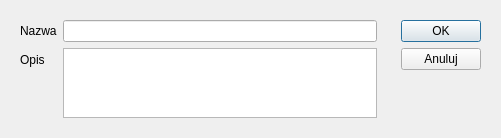
<?xml version="1.0" encoding="UTF-8"?>
<ui version="4.0">
 <class>AddEditTypeForm</class>
 <widget class="QDialog" name="AddEditTypeForm">
  <property name="windowModality">
   <enum>Qt::ApplicationModal</enum>
  </property>
  <property name="geometry">
   <rect>
    <x>0</x>
    <y>0</y>
    <width>501</width>
    <height>134</height>
   </rect>
  </property>
  <property name="windowTitle">
   <string>Dodaj/edytuj wpis słownikowy</string>
  </property>
  <layout class="QHBoxLayout" name="horizontalLayout">
   <item>
    <widget class="QWidget" name="widget" native="true">
     <layout class="QFormLayout" name="formLayout">
      <item row="0" column="0">
       <widget class="QLabel" name="label">
        <property name="text">
         <string>Nazwa</string>
        </property>
       </widget>
      </item>
      <item row="0" column="1">
       <widget class="QLineEdit" name="nameEdit"/>
      </item>
      <item row="1" column="0">
       <widget class="QLabel" name="label_2">
        <property name="text">
         <string>Opis</string>
        </property>
       </widget>
      </item>
      <item row="1" column="1">
       <widget class="QPlainTextEdit" name="descriptionEdit"/>
      </item>
     </layout>
    </widget>
   </item>
   <item>
    <widget class="QWidget" name="widget_2" native="true">
     <layout class="QVBoxLayout" name="verticalLayout">
      <item>
       <widget class="QPushButton" name="okButton">
        <property name="text">
         <string>OK</string>
        </property>
       </widget>
      </item>
      <item>
       <widget class="QPushButton" name="closeButton">
        <property name="text">
         <string>Anuluj</string>
        </property>
       </widget>
      </item>
      <item>
       <spacer name="verticalSpacer">
        <property name="orientation">
         <enum>Qt::Vertical</enum>
        </property>
        <property name="sizeHint" stdset="0">
         <size>
          <width>20</width>
          <height>27</height>
         </size>
        </property>
       </spacer>
      </item>
     </layout>
    </widget>
   </item>
  </layout>
 </widget>
 <resources/>
 <connections/>
</ui>
